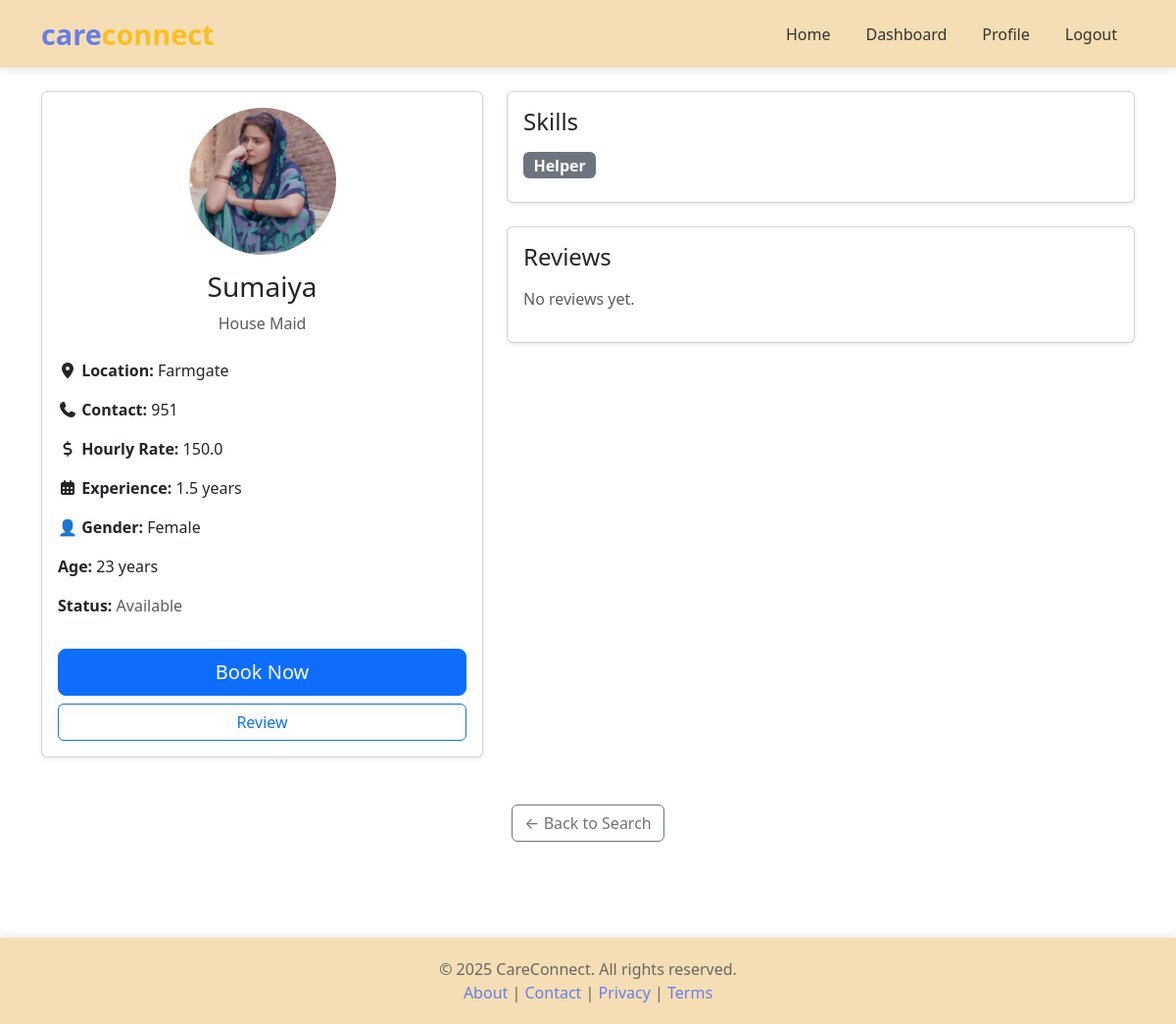
Page /users/provider/3/ (signed in) on the committed database.
### providers/models.py (models this page shows, shortened)
class ServiceProvider(models.Model):
    CATEGORY_CHOICES = [
        ('maid', 'House Maid'),
        ('babysitter', 'Babysitter'),
        ('caregiver', 'Caregiver'),
    ]
    GENDER_CHOICES = [
        ('male', 'Male'),
        ('female', 'Female'),
        ('other', 'Other'),
    ]
    user = models.OneToOneField(User, on_delete=models.CASCADE, related_name='provider_profile')
    name = models.CharField(max_length=100)
    age = models.IntegerField()
    gender = models.CharField(max_length=10, choices=GENDER_CHOICES)
    location = models.CharField(max_length=200)
    experience_year = models.FloatField()
    skills = models.TextField(help_text="Comma-separated")
    category = models.CharField(max_length=20, choices=CATEGORY_CHOICES)
    contactNo = models.CharField(max_length=15)
    hourlyRate = models.FloatField()
    availability = models.BooleanField(default=True)
    profile_image = models.ImageField(upload_to='provider_profiles/', blank=True, null=True)
    created_at = models.DateTimeField(auto_now_add=True)
    def get_skills_list(self):
        return [skill.strip() for skill in self.skills.split(',')]

### users/views.py (the view)
# urls.py: path('provider/<int:pk>/', views.provider_detail, name='provider_detail'),
@login_required
def provider_detail(request, pk):
    provider = ServiceProvider.objects.get(pk=pk)
    feedbacks = Feedback.objects.filter(booking__provider=provider).order_by('-created_at')[:5]
    context = {
        'provider': provider,
        'feedbacks': feedbacks,
    }
    return render(request, 'users/provider_detail.html', context)

### templates/users/provider_detail.html (shortened to what this page needs)
{% extends 'base.html' %}
{% block content %}
<div class="container mt-4 mb-5">
    <div class="row">
        <div class="col-md-5">
            <div class="card shadow-sm mb-4">
                <div class="card-body text-center">
                    {% if provider.profile_image %}
                    <img src="{{ provider.profile_image.url }}" class="rounded-circle mb-3" width="150" height="150" alt="Profile">
                    {% endif %}
                    <h3 >{{ provider.name }}</h3>
                    <p class="text-muted">{{ provider.get_category_display }}</p>
                    <div class="text-start mt-4">
                        <p><strong><i class="fa-solid fa-location-dot"></i> Location:</strong> {{ provider.location }}</p>
                        <p><strong><i class="fa-solid fa-phone"></i> Contact:</strong> {{ provider.contactNo }}</p>
                        <p><strong><i class="fa-solid fa-dollar-sign"></i> Hourly Rate:</strong> {{ provider.hourlyRate }}</p>
                        <p><strong><i class="fa-solid fa-calendar-days"></i> Experience:</strong> {{ provider.experience_year }} years</p>
                        <p><strong>👤 Gender:</strong> {{ provider.get_gender_display }}</p>
                        <p><strong> Age:</strong> {{ provider.age }} years</p>
                        <p>
                            <strong>Status:</strong>
                            {% if provider.availability %}
                            <span class="text-muted">Available</span>
                            {% else %}
                            <span class="text-muted">Unavailable</span>
                            {% endif %}
                        </p>
                    </div>
                    {% if provider.availability %}
                    <a href="{% url 'book_provider' provider.id %}" class="btn btn-primary w-100 btn-lg mt-3">Book Now</a>
                    {% else %}
                    <button class="btn btn-secondary w-100 btn-lg mt-3" disabled>Currently Unavailable</button>
                    {% endif %}
                    <a href="{% url 'add_provider_review' provider.id %}" class="btn btn-outline-primary w-100 mt-2">Review</a>
                </div>
            </div>
        </div>
        <div class="col-md-7">
            <div class="card shadow-sm mb-4">
                <div class="card-body">
                    <h4 class="mb-3">Skills</h4>
                    {% for skill in provider.get_skills_list %}
                    <span class="badge bg-secondary me-2 mb-2 fs-6">{{ skill }}</span>
                    {% endfor %}
                </div>
            </div>
            <div class="card shadow-sm">
                <div class="card-body">
                    <h4 class="mb-3">Reviews</h4>
                    {% if feedbacks %}
                        {% for feedback in feedbacks %}
                        <div class="mb-3 pb-3 border-bottom">
                            <div class="d-flex justify-content-between">
                                <strong>{{ feedback.booking.user.username }}</strong>
                            </div>
                            <p class="text-muted mb-0">{{ feedback.comment }}</p>
                            <small class="text-muted">{{ feedback.created_at|date:"M d, Y" }}</small>
                        </div>
                        {% endfor %}
                    {% else %}
                        <p class="text-muted">No reviews yet.</p>
                    {% endif %}
                </div>
            </div>
        </div>
    </div>
    <div class="text-center mt-4">
        <a href="{% url 'search_providers' %}" class="btn btn-outline-secondary">← Back to Search</a>
    </div>
</div>
{% endblock %}

### templates/base.html (style rules this page uses)
body { display: flex; flex-direction: column; min-height: 100vh; background: white; }

### rows in the picture
ServiceProvider: profile_image (picture), name "Sumaiya", category "House Maid", location "Farmgate", contactNo "951", hourlyRate "150.0", experience_year "1.5", gender "Female", age "23", get_skills_list "Helper"
